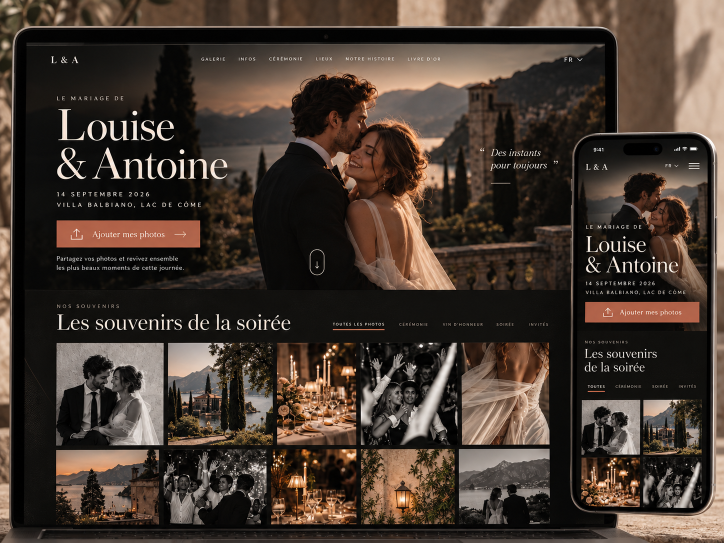
#> input picture maquettes/galerie_de_mariage_au_lac_de_côme.png, 1448 x 1086 px (shown at 1/2 size)
$ python estimate_storage.py ../maquettes
#> lines starting #> are read from the running program, lines starting #| are printed output that depends on the picture
#!/usr/bin/env python3
"""Estime le stockage ET le trafic sortant (egress) pour le mariage, à partir de VRAIES photos.

Usage : python3 scripts/estimate_storage.py <dossier_de_photos> [--guests 130] [--views 6] [--lightbox 25]
Dépendances : Pillow.

Reproduit la compression de l'application (uploads.js) : full = 3000 px max, JPEG q0.90 ; thumb = 800 px max, JPEG q0.75.
Pillow n'est pas le moteur du navigateur : l'écart de poids est de quelques %, mesurez avec scripts/measure-quality.mjs pour les chiffres du navigateur.
IMPORTANT : donnez-lui 20 à 50 VRAIES photos de téléphone (pas les photos synthétiques de make_test_images.py,
dont le poids ne reflète pas la réalité).

Hypothèses de trafic (modifiables en ligne de commande), par invité sur la durée de l'événement :
  --views     nombre de chargements de la galerie (48 miniatures chacun)       défaut 6
  --lightbox  nombre de photos ouvertes en grand (full)                        défaut 25
  --downloads nombre de photos téléchargées (full)                             défaut 10
Limites des offres : à VÉRIFIER sur la page officielle des tarifs Supabase avant de décider
(valeurs relevées dans un article de juillet 2026 : gratuit 1 Go stockage / 5 Go egress, Pro 100 Go / 250 Go).
"""
import argparse
import io
import sys
from pathlib import Path

from PIL import Image, ImageOps

ap = argparse.ArgumentParser()
ap.add_argument("folder", nargs="?", help="dossier de vraies photos (facultatif si --assume-full-kb est donné)")
ap.add_argument("--assume-full-kb", type=float, help="sans photos : poids moyen supposé d'un full 2560 px (typiquement 500 à 1400)")
ap.add_argument("--assume-thumb-kb", type=float, default=70, help="poids moyen supposé d'une miniature 800 px (défaut 70)")
ap.add_argument("--guests", type=int, default=130)
ap.add_argument("--views", type=int, default=6)
ap.add_argument("--lightbox", type=int, default=25)
ap.add_argument("--downloads", type=int, default=10)
a = ap.parse_args()

PLANS = {"Gratuit": (1.0, 5.0), "Pro": (100.0, 250.0)}   # (Go de stockage, Go d'egress)
exts = {".jpg", ".jpeg", ".png", ".webp", ".heic"}


def encode(img, side, q):
    im = img.copy()
    im.thumbnail((side, side))   # ne grossit jamais une image plus petite que side
    buf = io.BytesIO()
    im.convert("RGB").save(buf, "JPEG", quality=q)
    return buf.tell()


if a.assume_full_kb:
    avg_full, avg_thumb = a.assume_full_kb * 1024, a.assume_thumb_kb * 1024
    print(f"HYPOTHÈSE (non mesurée) : full = {a.assume_full_kb:.0f} Ko, thumb = {a.assume_thumb_kb:.0f} Ko. Remplacez par une mesure sur de vraies photos.")
else:
    if not a.folder:
        sys.exit("Donnez un dossier de photos ou --assume-full-kb.")
    files = [p for p in sorted(Path(a.folder).iterdir()) if p.suffix.lower() in exts]
    if not files:
        sys.exit("Aucune image trouvée.")
    fulls, thumbs, skipped = [], [], 0
    for p in files:
        try:
            img = ImageOps.exif_transpose(Image.open(p))
#> img is the input picture: PIL image 1448x1086 RGB; mean R, G, B 70, 57.3, 48.4
            fulls.append(encode(img, 3000, 90))
            thumbs.append(encode(img, 800, 75))
#> call 2 of encode, with side = 800, q = 75
#> in encode (call 2), `im.thumbnail((side, side))`:
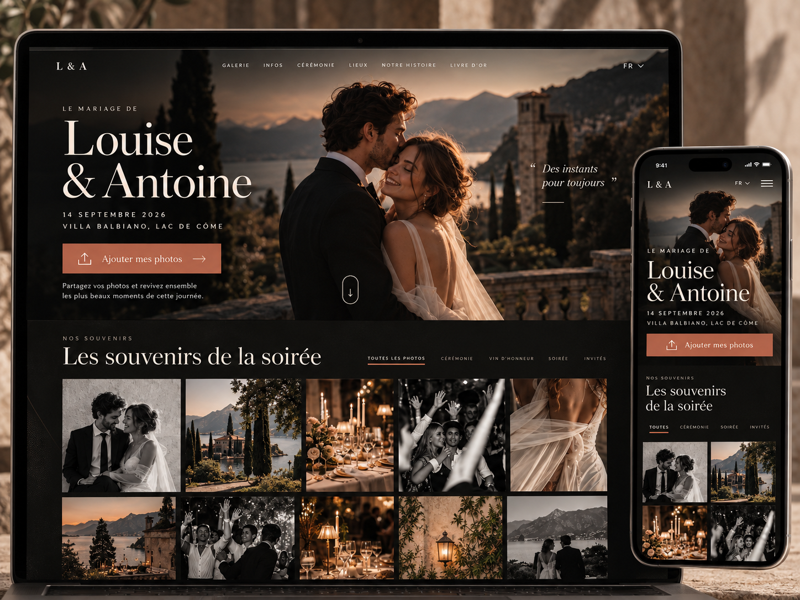
#> im: PIL image 800x600 RGB; mean R, G, B 70, 57.3, 48.4
        except Exception:
            skipped += 1
#> pass 2 of the loop `for p in files:`:
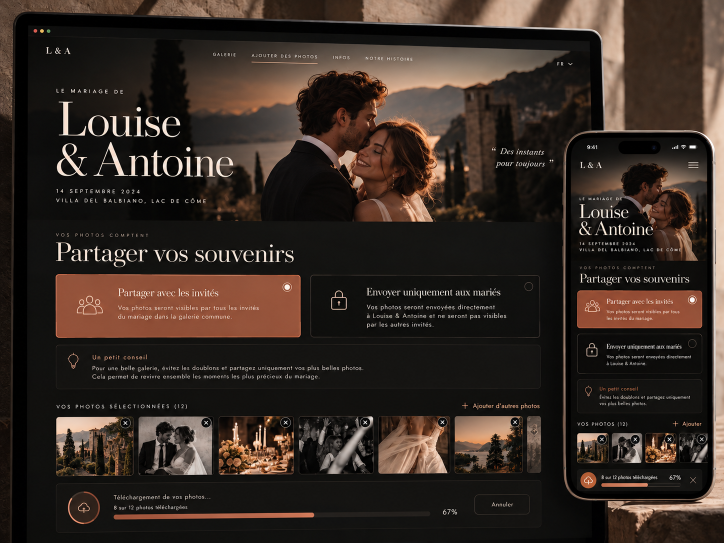
#> input picture maquettes/interface_de_mariage_chic_sur_appareils.png, 1448 x 1086 px (shown at 1/2 size)
#> img is the input picture: PIL image 1448x1086 RGB; mean R, G, B 53.9, 42.6, 35.8
#> in encode (call 4), `im.thumbnail((side, side))`:
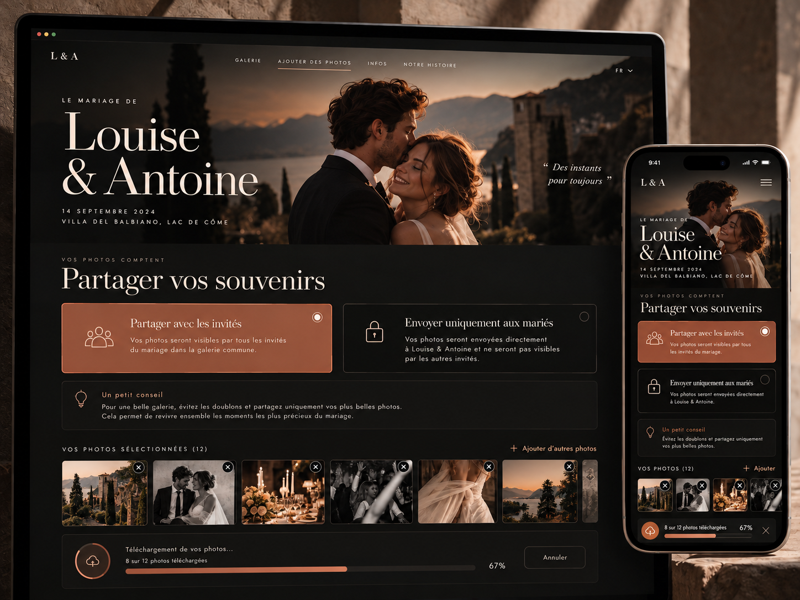
#> im: PIL image 800x600 RGB; mean R, G, B 53.9, 42.6, 35.8
    if not fulls:
        sys.exit("Aucune image décodable : estimation impossible.")
    avg_full, avg_thumb = sum(fulls) / len(fulls), sum(thumbs) / len(thumbs)
#> avg_full = 343628.5; avg_thumb = 81941
    print(f"{len(fulls)} photos mesurées ({skipped} ignorées).  full moyen = {avg_full/1024:.0f} Ko   thumb moyen = {avg_thumb/1024:.0f} Ko")
#| 2 photos mesurées (0 ignorées).  full moyen = 336 Ko   thumb moyen = 80 Ko
    if len(fulls) < 20:
        print("ATTENTION : moins de 20 photos => estimation peu fiable.")

per_guest_egress = (a.views * 48 * avg_thumb + (a.lightbox + a.downloads) * avg_full)
#> per_guest_egress = 35626005.5
egress_gb = a.guests * per_guest_egress / 1e9
#> egress_gb = 4.63
print(f"\nTrafic sortant estimé ({a.guests} invités, {a.views} chargements de galerie, {a.lightbox} ouvertures, {a.downloads} téléchargements chacun) : {egress_gb:.1f} Go")
#| Trafic sortant estimé (130 invités, 6 chargements de galerie, 25 ouvertures, 10 téléchargements chacun) : 4.6 Go
print("(En pratique, les gens téléchargent plus dans les jours qui suivent : prévoir x2 sur le trafic.)\n")

print(f"{'Photos':>8} {'/invité':>8} {'Stockage':>10}   " + "   ".join(f"{n:>18}" for n in PLANS))
for n in (1300, 3000, 5000, 10000):
    per_guest = round(n / a.guests)
    gb = n * (avg_full + avg_thumb) / 1e9
    cells = []
    for name, (sto, egr) in PLANS.items():
        ok = gb <= sto and egress_gb * 2 <= egr
        cells.append(f"{'OK' if ok else 'DÉPASSE':>18}")
    print(f"{n:>8} {per_guest:>8} {gb:>8.2f} Go   " + "   ".join(cells))
#> this loop made 4 passes
#> gb on passes 1 to 4: 0.553, 1.28, 2.13, 4.26
#|     1300       10     0.55 Go              DÉPASSE                   OK
#|     3000       23     1.28 Go              DÉPASSE                   OK
#|     5000       38     2.13 Go              DÉPASSE                   OK
#|    10000       77     4.26 Go              DÉPASSE                   OK
print("\nComparaison conservatrice : stockage <= quota ET trafic entièrement non caché x2 <= quota. Les quotas de trafic caché sont distincts.")
print("Vérifier les quotas et conditions actuels dans Supabase avant le 25 octobre ; la saturation peut empêcher les envois. Le polling augmente les chargements de galerie.")
